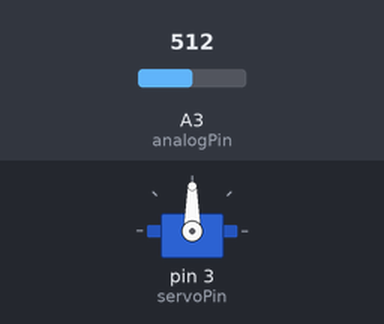
The sketch below on a simulated Arduino Uno, built with avr-gcc and run on an emulated ATmega328P. On the bench: servo. The test bench sets the inputs (shaded band); at power-on: A3 (analogPin) = 512. What the sketch prints to the serial monitor is not drawn.

Above: at 2.2 s.
2.3 s: A3 (analogPin) set to 716
At 2.6 s:
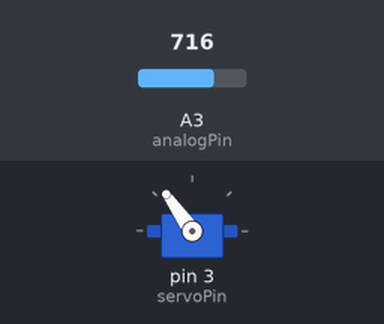
3.8 s: A3 (analogPin) set to 900
At 5.0 s:
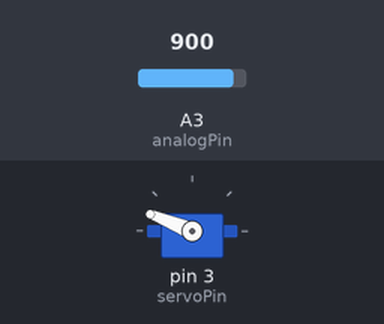
5.3 s: A3 (analogPin) set to 1023
At 6.2 s:
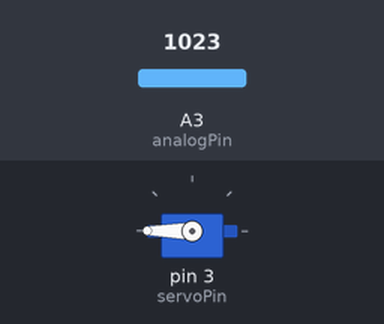
6.8 s: A3 (analogPin) set to 306
At 7.4 s:
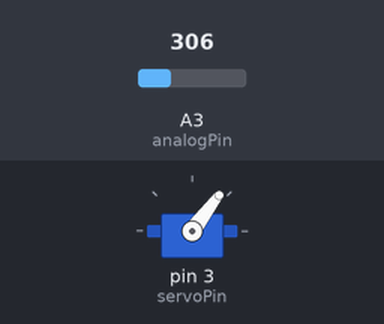
8.3 s: A3 (analogPin) set to 122
At 9.5 s:
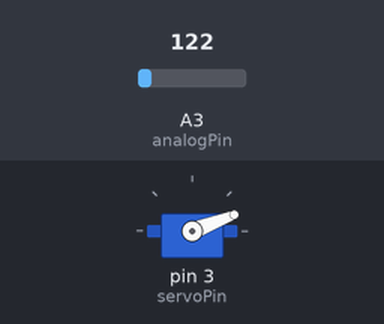
9.8 s: A3 (analogPin) set to 0
At 10.6 s:
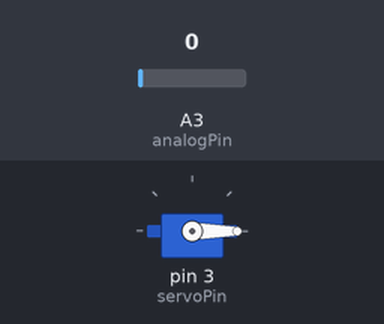
Timing chart, 0 to 12.3 s (numbered marks = the images above; inputs shaded):
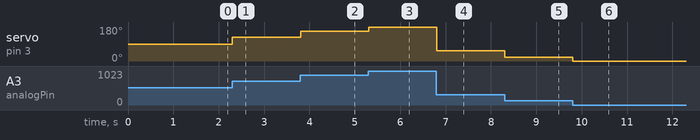

Measured:
- after the input at 2.3 s, servo on pin 3 (servoPin): 90° → 125° at once
- after the input at 3.8 s, servo on pin 3 (servoPin): 125° → 158° at once
- after the input at 5.3 s, servo on pin 3 (servoPin): 158° → 180° at once
- after the input at 6.8 s, servo on pin 3 (servoPin): 180° → 53° at once
- after the input at 8.3 s, servo on pin 3 (servoPin): 53° → 21° at once
- after the input at 9.8 s, servo on pin 3 (servoPin): 21° → 0° at once

The sketch:

sketch_potentiomotor.ino
```cpp
#include <Servo.h>

// Declare the Servo pin
int servoPin = 3;

int analogPin = 3;
// Create a servo object
Servo servo;

String input = "0";
int incomingByte = 0; // for incoming serial data

void setup() {
  Serial.begin(9600);
  // We need to attach the servo to the used pin number
  servo.attach(servoPin);
  delay(1000);
}

void loop() {
  long value = analogRead(analogPin);
  value = map(value, 0,1023,0,180);
  servo.write(value);
  Serial.println(value);
}
```
